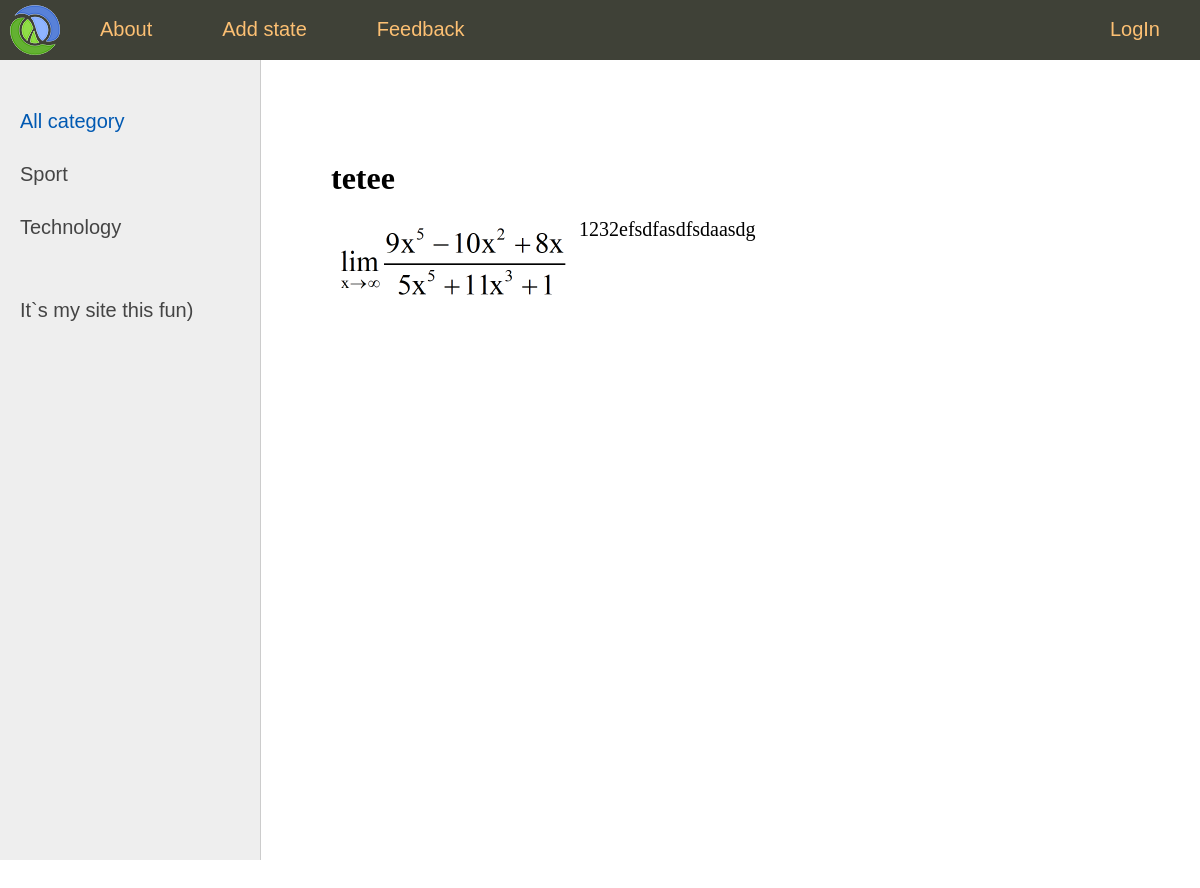
Page /posts/tetttt/ on the committed database.
### tetapp/models.py (models this page shows, shortened)
class Category(models.Model):
    name = models.CharField(max_length=100, db_index=True, verbose_name='category')
    slug = models.SlugField(max_length=255, unique=True, db_index=True, verbose_name="URL")
    def get_absolute_url(self):
        return reverse('category', kwargs={'cat_slug': self.slug})
    class Meta:
        verbose_name = 'Category'
        verbose_name_plural = 'Category'
        ordering = ['id']

class posts(models.Model):
    title = models.CharField(max_length=255, verbose_name='Title')
    slug = models.SlugField(max_length=255, unique=True, db_index=True, verbose_name="URL")
    content = models.TextField(blank=True, verbose_name='Content')
    photo = models.ImageField(upload_to="photos/%Y/%m/%d/", verbose_name='Photo')
    time_create = models.DateTimeField(auto_now_add=True, verbose_name='Date Create')
    time_update = models.DateTimeField(auto_now=True, verbose_name='Date Update')
    is_published = models.BooleanField(default=True, verbose_name='Published')
    cat = models.ForeignKey('Category', on_delete=models.PROTECT, verbose_name='Category')
    class Meta:
        verbose_name = 'Post'
        verbose_name_plural = 'Post'
        ordering = ['time_create', 'title']

### tetapp/views.py (the view)
# urls.py: path('posts/<slug:post_slug>/', ShowPost.as_view(), name='post'),
class ShowPost(DataMixin, DetailView):
    model = posts
    template_name = 'tetapp/post.html'
    slug_url_kwarg = 'post_slug'
    context_object_name = 'post'
    def get_context_data(self, *, object_list=None, **kwargs):
        context = super().get_context_data(**kwargs)
        c_def = self.get_user_context(title='Add state')
        return dict(list(context.items()) + list(c_def.items()))

### tetapp/utils.py (called while the page is built)
        def get_user_context(self, **kwargs):
                context = kwargs
                cats = Category.objects.all()
                context['menu'] = menu
                context['cats'] = cats
                if 'cat_selected' not in context:
                        context['cat_selected'] = 0
                return context

### tetapp/templates/tetapp/post.html
{% extends 'tetapp/base.html' %}
{% block content %}
<h1>{{post.title}}</h1>
    {% if post.photo %}
        <p><img class="img-article-left" src="{{post.photo.url}}"></p>
    {% endif %}
    <p>{{ post.content }}</p>
{% endblock %}

### tetapp/templates/tetapp/base.html (shortened to what this page needs)
{% load static %}
{% load tet_tags %}
<!doctype html>
<html lang="en">
<head>
    <link rel="stylesheet" href="{% static 'tetapp/css/style.css'%}">
    <link rel="stylesheet" href="{% static 'tetapp/images/main.ico' %}" type='image/x-icon'>
</head>
<body>
    {% block mainmenu %}
    <div class="header">
        <ul id="mainmenu" class="mainmenu">
            <li class="logo"><a href="{% url 'home' %}"><div class="logo"></div></a></li>
            {% for m in menu %}
                {% if not forloop.last %}
                    <li><a href="{% url m.url_name %}">{{ m.title }}</a></li>
                {% else %}
                    <li class="last"><a href="{% url m.url_name %}">{{ m.title }}</a></li>
                {% endif %}
            {% endfor %}
        </ul>
    </div>
        <table class="table-content" border="0" cellpadding="0" cellspacing="0">
        <tr>
            <td valign="top" class="left-chapters">
                <ul id="leftchapters">
                    {% if cat_selected == 0 %}
                        <li class="selected">All category</li>
                        {% else %}
                        <li><a href="{% url 'home' %}">All category</a></li>
                    {% endif %}
                    {% for c in cats %}
                        {% if c.pk == cat_selected %}
                            <li class="selected">{{ c.name }}</li>
                        {% else %}
                            <li><a href="{{ c.get_absolute_url }}">{{ c.name }}</a></li>
                        {% endif %}
                    {% endfor %}
                    <p>It`s my site this fun)</p>
                </ul>
            </td>
            <td valign="top" class="content">
                <div class="content-text">
                    {% block content %}
                    {% endblock %}
                </div>
            </td>
        </tr></table>
    {% endblock %}
</body>
</html>

### tetapp/static/tetapp/css/style.css (style rules this page uses)
html, body { font-family: 'Arial'; margin: 0; padding: 0; height: 100%; width: 100%; color: #444; }
a { color: #0059b2; text-decoration: none; }
img { max-width: 600px; height: auto; }
img.img-article-left { max-width: 300px; height: auto; float: left; padding: 0 10px 10px 0; }
.header { background: #3F4137; height: 60px; }
.logo { background: url('../images/logo.png') no-repeat 10px 5px; width: 70px; height: 60px; }
ul.mainmenu { list-style: none; margin: 0; padding: 0; height: 60px; color: #fdc073; font-size: 20px; overflow: hidden; }
ul.mainmenu li { float: left; margin: 18px 40px 0 30px; }
ul.mainmenu li.logo { margin: 0; }
ul.mainmenu li.last { float: right; }
ul.mainmenu li a { color: #fdc073; text-decoration: none; }
.table-content { width: 100%; min-height: 100%; height: 100%; }
.left-chapters { margin: 0; background: #eee; border-right: 1px solid #ccc; min-height: 100%; }
.left-chapters ul { width: 230px; min-height: 100%; margin: 0; padding: 20px 10px 10px 20px; list-style: none; font-size: 20px; }
.left-chapters ul li { margin: 30px 0 0 0; color: #999; }
.left-chapters ul li.selected { color: #0059b2; }
.left-chapters ul li a { color: #444; text-decoration: none; }
.content { padding: 40px 20px 20px 40px; width: 100%; box-sizing: border-box; }
.content-text { margin: 60px 0 0 30px; color: #000; font-size: 20px; font-family: Yandex Sans Display Light; }
.content-text h1 { font-size: 32px; }

### rows in the picture
Category: name "Sport"
Category: name "Technology"
posts: title "tetee", photo (picture), content "1232efsdfasdfsdaasdg"

### other values in the picture
{{ m.title }} "About" "Add state" "Feedback"
{{ m.title }} "LogIn"
